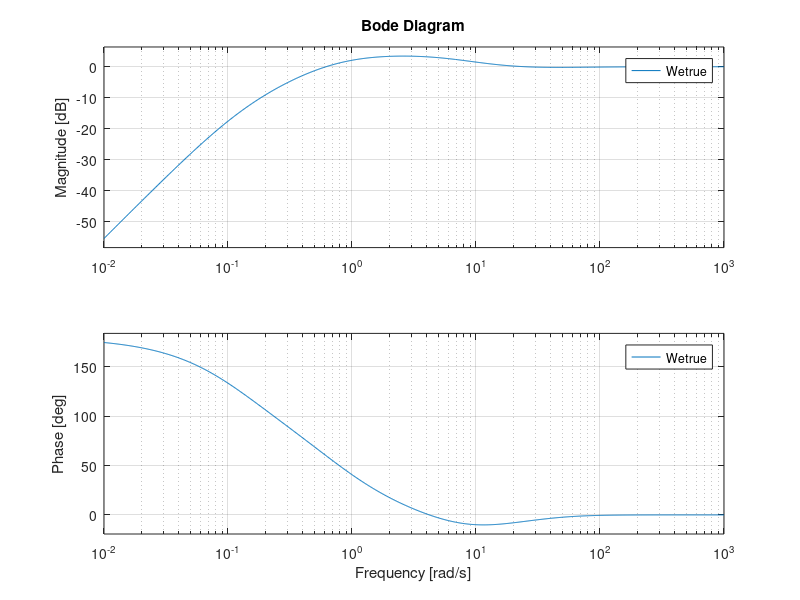
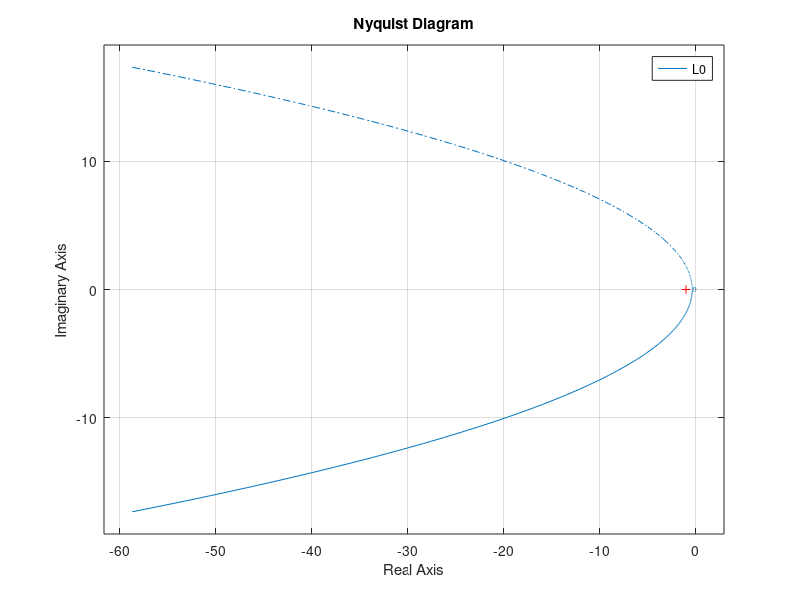
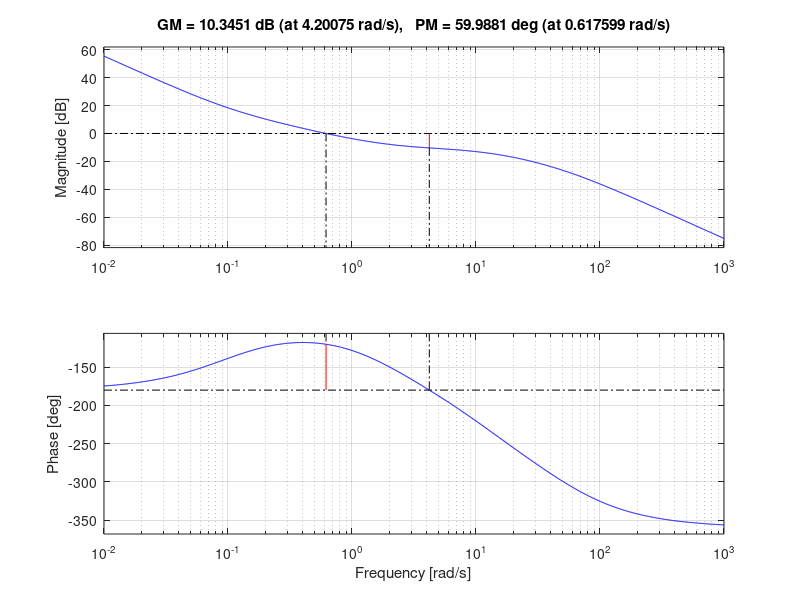
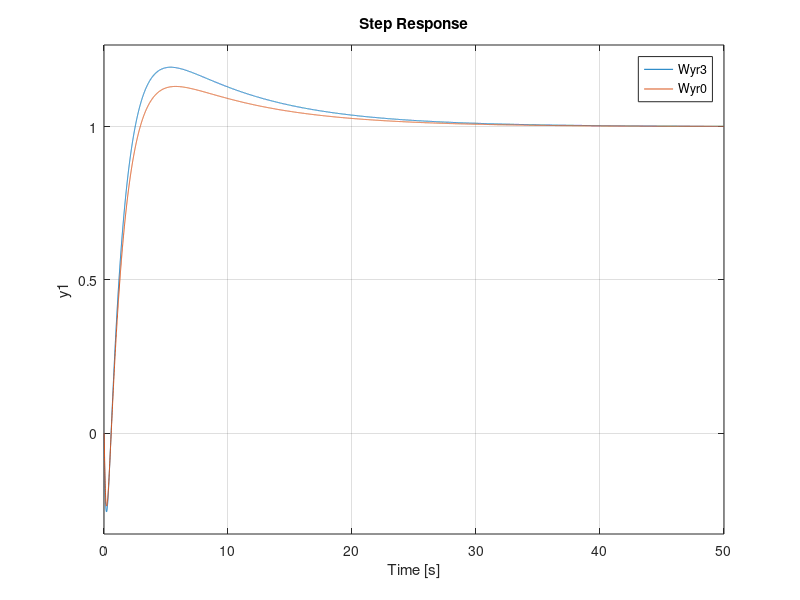

The MATLAB script that drew these images, in order: (Note: this script raises an error after producing the figures.)
clc
clear all
close all

%% Esame 2:
%errore <= 10% a regime
%sovraelongazioni <= 20%
s = tf('s');
gain = 20/12; % 5/3 guadagno 
P = gain*(1-s/2)/(s*(s/12+1));
% descrizione del sistema 
% il sistema si presenta con un guadagno statico di 5/3
% si nota sin da suvito che abbiamo i seguendi zeri a parte reale positiva 
% uno zero in +2
% i poli sono a parte reale negagativa e nulla , cio rende il sistema
% Stabile semplicemente avendo lo spettro composto da un polinomio in -12 e
% uno un 0 . Se dovessimo passare solo ingressi a gradino questo il
% controllore non necessiterebbe di avere un polo in 0 perche il sistema e
%gia id tipo 1 . per ingressi a rampa necessitiamo di un ulteriore polo in
%0 introddotto dal controllore 

figure(1)
margin(P);

figure(2)
nyquist(P);

figure(3)
rlocus(P);

figure(3)
step(P);
%% NOTE
    
% dai grafici su fatti possiamo subito immaginare che abbiamo bisogno di
% velocizzare considerevolmente il sistema e la prima azione che potremmo
% fare e aggiungere una rete anticipatrice 

%% controllore analitico per sistemare anche il secondo polo in 0 
C0 = ((s/0.1+1))/(s*(s/50+1));  % rendiamo il nostro sistema con errore a regime nullo anche per ingressi a rampa
k =0.035;
L0 = k*P*C0; 
Wyr0= minreal(L0/(1+L0));


 figure(1)
 rlocus(L0);

 figure(2)
 nyquist(L0);
 
 figure(3)
 margin(L0);

 figure(4)
 step(Wyr0);
%% calcolo errore 
ts = 0.01;
t = 0:ts:100;

figure(1);
lsim(Wyr0, 10000*t, t);
grid on;


%% cio che vorrei fare adesso e cercare di migliorare le prestazioni del mio sistema
% NON Fa granche sto filtro migliora un po la risposta del sistema
% cerco voglio inserire un filtro in feed forward 

tau_ff = 1/100; % polo veloce per rendere realizzabile il filtro 
Ff=1/35*(s/12+1)/(1+tau_ff*s); 

%Wyr3 = minreal((L0+Ff*P)/(1+L0)); % notazioni uguali 
Wyr3 = Wyr0+minreal((Ff*P)/(1+L0));
figure(4)
step(Wyr3,Wyr0);
legend;





%% inserisco un filtro segnale(e risutlato migliore gia la wyr0)
% tau_fr = 2/3;
% Fr = 1/(1+tau_fr*s);
% Wyr2 = minreal(Wyr1*Fr);
%  figure(1)
%  step(Wyr2,Wyr0);
%  legend('Wyr2', 'Wyr0');


%% da escludere perche mi peggirano le prestazioni 
% %% Rete Anticipatrice 
% alpha = 0.1;
% omega_tau= 1; 
% tau_ra = 1/omega_tau*sqrt(alpha);
% 
% Ra= (1+tau_ra*s)/(1+tau_ra*alpha*s);
% L1 = k*P*Ra*C0; 
% Wyr1= minreal(L1/(1+L1));
% 
% 
% %% Rete Ritardatrice
% alpha = 0.1;
% omega_tau= 2; 
% tau_ra = 1;
% 
% Rd= (1+tau_ra*alpha*s)/(1+tau_ra*s);
% L2 = k*P*Ra*Rd*C0; 
% Wyr2= minreal(L2/(1+L2));
% 
% figure(1)
% rlocus(L2);
% 
% figure(2)
% margin(L2);
% 
% figure(3)
% step(Wyr2,Wyr1, Wyr0);
% legend('Wyr2','Wyr1', 'Wyr0');

%% vediamo di studiare le altre funzioni di sensitività

Wur = minreal(C0/(1+L0));

Wetrue=minreal(1/(1+L0));

figure(1)% conformazione di un filtro passa basso 
subplot(1 ,2 ,1)
bode(Wur); 
legend
grid on;

subplot(1 ,2 ,2)
bode(Wetrue);
legend
grid on;
%% vediamo come agisce il ritardo di fase 

% sduiarlo bene 
rit = exp(-0.1*s);
L_rit = L0*rit;

Wyrit = minreal(L_rit/(1+L_rit));

figure(1)
step(Wyrit, Wyr0);
legend 
grid on 
